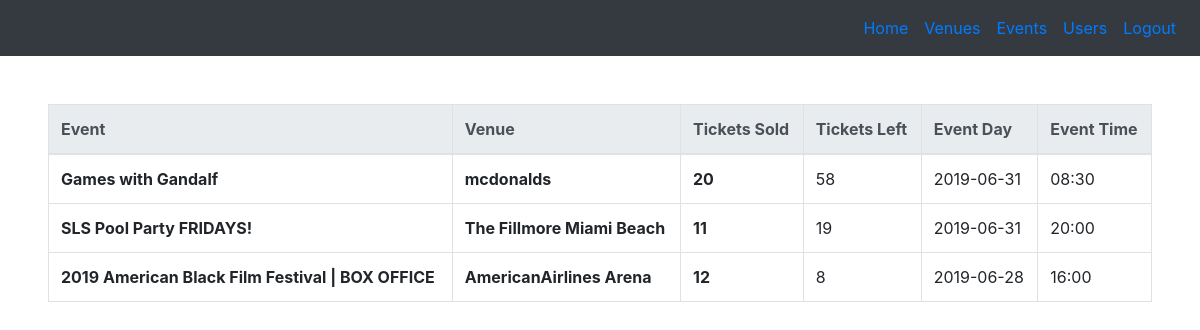
Page /admin (signed in) on the committed database.
### tables this page shows
CREATE TABLE 'transactions' ( tranID INTEGER PRIMARY KEY AUTOINCREMENT NOT NULL, userID INTEGER NOT NULL, eventID INTEGER NOT NULL, tickets INTEGER NOT NULL, 'time' timestamp NOT NULL DEFAULT CURRENT_TIMESTAMP);

CREATE TABLE 'events' ( eventID INTEGER PRIMARY KEY AUTOINCREMENT NOT NULL,'eventName' VARCHAR NOT NULL,'ticketsLeft' INTEGER NOT NULL,
  type VARCHAR NOT NULL,'startDate' date NOT NULL,'endDate' date NOT NULL,
  description VARCHAR NOT NULL,
  venueID INTEGER NOT NULL,
  adminID INTEGER NOT NULL
, 'endTime'  time NOT NULL  , 'startTime'  time NOT NULL  );

CREATE TABLE 'venues' ( venueID INTEGER PRIMARY KEY AUTOINCREMENT NOT NULL,'venueName' VARCHAR NOT NULL,
  capacity INTEGER NOT NULL,
  address1 VARCHAR NOT NULL,
  address2 VARCHAR NOT NULL,
  city VARCHAR NOT NULL,
  state CHAR(2) NOT NULL,
  zip CHAR(5) NOT NULL,
  adminID INTEGER NOT NULL
);

### application.py (the view)
@app.route("/admin", methods=["GET"])
@login_required
def admin():
    if 'admin' not in session.keys():
        return redirect("/")
    if request.method == "GET":
        events = db.execute(adminReservations)
        return render_template("admin-index.html", events=events)
        events = db.execute(adminReservations)
        return render_template("admin-index.html", events=events)

### application.py (called while the page is built)
@app.after_request
def after_request(response):
    response.headers["Cache-Control"] = "no-cache, no-store, must-revalidate"
    response.headers["Expires"] = 0
    response.headers["Pragma"] = "no-cache"
    return response

### helpers.py (called while the page is built)
def login_required(f):
    @wraps(f)
    def decorated_function(*args, **kwargs):
        if session.get("user_id") is None:
            return redirect("/login")
        return f(*args, **kwargs)
    return decorated_function

### templates/admin-index.html (shortened to what this page needs)
{% extends "baseadmin.html" %}
{% block body %}
<table class="table table-bordered">
  <thead class="thead-light">
    <tr>
      <th scope="col">Event</th>
      <th scope="col">Venue</th>
      <th scope="col">Tickets Sold</th>
      <th scope="col">Tickets Left</th>
      <th scope="col">Event Day</th>
      <th scope="col">Event Time</th>
    </tr>
  </thead>
  <tbody>
    {% for event in events %}
    <tr>
      <th scope="row">{{event.eventName}}</th>
      <th scope="row">{{event.venueName}}</th>
      <th scope="row">{{event.totalTickets}}</th>
      <td scope="row">{{event.ticketsLeft}}</td>
      <td scope="row">{{event.startDate}}</td>
      <td scope="row">{{event.startTime}}</td>
    </tr>
    {% endfor %}
  </tbody>
</table>
{% endblock %}

### rows in the picture
transactions: eventName "Games with Gandalf", venueName "mcdonalds", totalTickets "20", ticketsLeft "58", startDate "2019-06-31", startTime "08:30"
transactions: eventName "SLS Pool Party FRIDAYS!", venueName "The Fillmore Miami Beach", totalTickets "11", ticketsLeft "19", startDate "2019-06-31", startTime "20:00"
transactions: eventName "2019 American Black Film Festival | BOX OFFICE", venueName "AmericanAirlines Arena", totalTickets "12", ticketsLeft "8", startDate "2019-06-28", startTime "16:00"
